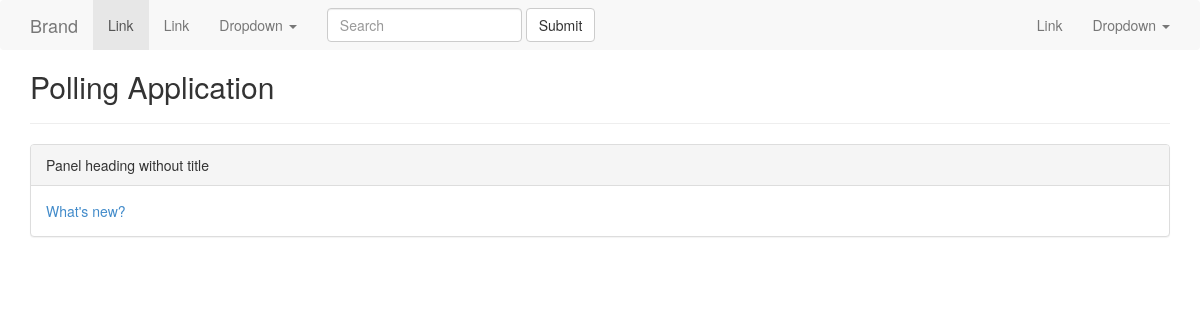
/polls/, run on an earlier commit of the app's database.
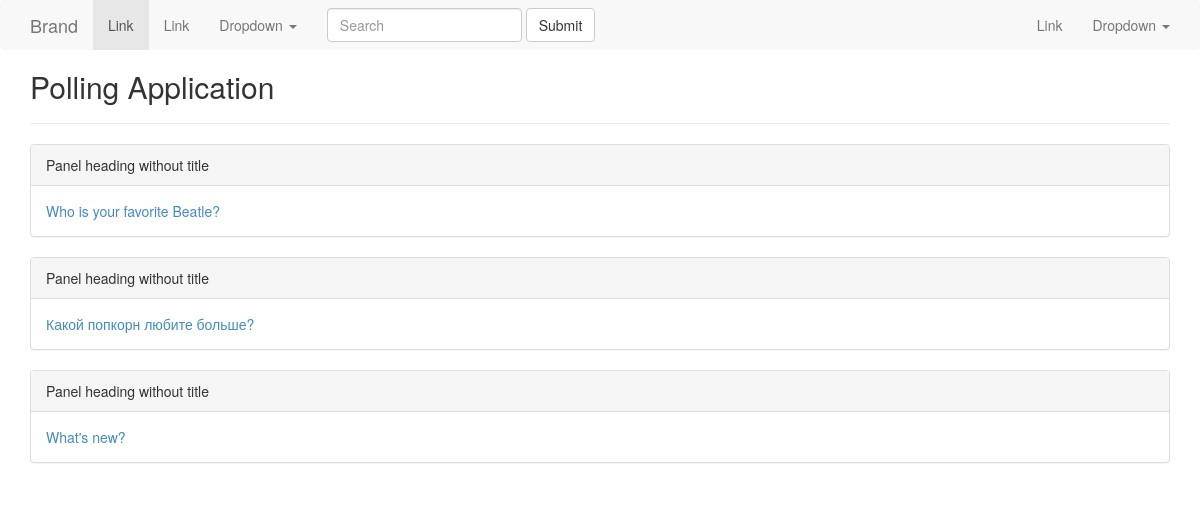
And on a later commit of the database.
### poll/models.py (models this page shows, shortened)
class Question(models.Model):
    question_text = models.CharField(max_length=200)
    pub_date = models.DateTimeField('date published')
    def was_published_recently(self):
        now = timezone.now()
        return now - datetime.timedelta(days=1) <= self.pub_date <= now
    was_published_recently.admin_order_field = 'pub_date'
    was_published_recently.boolean = True
    was_published_recently.short_description = 'Published recently?'

### poll/views.py (the view)
class IndexView(generic.ListView):
    template_name = 'polls/index.html'
    context_object_name = 'latest_question_list'
    def get_queryset(self):
        return Question.objects.filter(
            pub_date__lte=timezone.now()
        ).order_by('-pub_date')[:5]

### poll/templates/polls/index.html (shortened to what this page needs)
<!DOCTYPE html>
<html lang="en">
<head>
    {% load staticfiles %}
    <link href="{% static 'polls/bootstrap/css/bootstrap.css' %}" rel="stylesheet">
</head>
<body>
    <nav class="navbar navbar-default">
      <div class="container-fluid">
        <div class="navbar-header">
          <a class="navbar-brand" href="#">Brand</a>
        </div>
        <div class="collapse navbar-collapse" id="bs-example-navbar-collapse-1">
          <ul class="nav navbar-nav">
            <li class="active"><a href="#">Link <span class="sr-only">(current)</span></a></li>
            <li><a href="#">Link</a></li>
            <li class="dropdown">
              <a href="#" class="dropdown-toggle" data-toggle="dropdown" role="button" aria-haspopup="true" aria-expanded="false">Dropdown <span class="caret"></span></a>
            </li>
          </ul>
          <form class="navbar-form navbar-left" role="search">
            <div class="form-group">
              <input type="text" class="form-control" placeholder="Search">
            </div>
            <button type="submit" class="btn btn-default">Submit</button>
          </form>
          <ul class="nav navbar-nav navbar-right">
            <li><a href="#">Link</a></li>
            <li class="dropdown">
              <a href="#" class="dropdown-toggle" data-toggle="dropdown" role="button" aria-haspopup="true" aria-expanded="false">Dropdown <span class="caret"></span></a>
            </li>
          </ul>
        </div>
      </div>
    </nav>
    <div class="container">
        <div class="container-fluid">
        <div class="row">
            <h2>Polling Application</h2>
            <hr/>
                <section>
                {% if latest_question_list %}
                        {% for question in latest_question_list %}
                                <div class="panel panel-default">
                                    <div class="panel-heading">Panel heading without title</div>
                                    <div class="panel-body">
                                    <a href="{% url 'polls:detail' question.id %}">{{ question.question_text }}</a>
                                  </div>
                                </div>
                        {% endfor %}
                {% else %}
                    <p>No polls are available.</p>
                {% endif %}
                </section>
            </div>
        </div>
    </div>
</body>
</html>

What changed in the data, as far as the page shows it:
added Question: question_text "Who is your favorite Beatle?"
added Question: question_text "Какой попкорн любите больше?"
